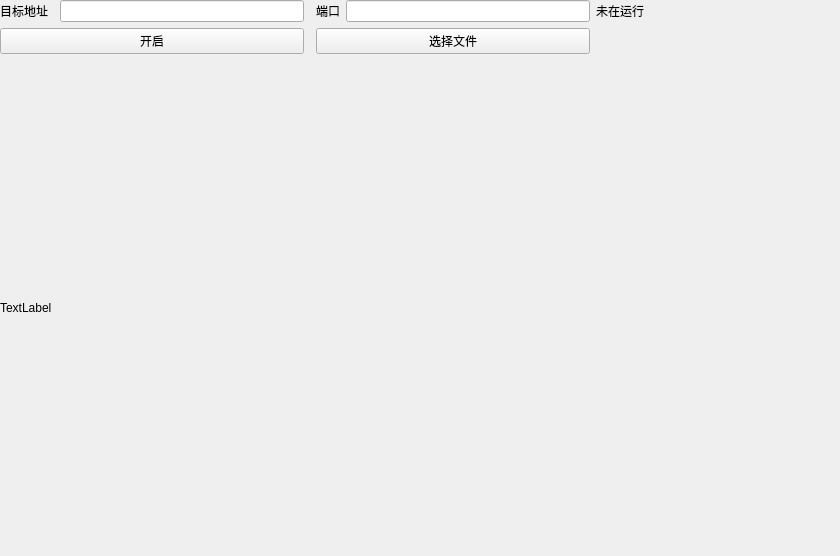
<?xml version="1.0" encoding="UTF-8"?>
<ui version="4.0">
 <class>Form</class>
 <widget class="QWidget" name="Form">
  <property name="geometry">
   <rect>
    <x>0</x>
    <y>0</y>
    <width>840</width>
    <height>556</height>
   </rect>
  </property>
  <property name="windowTitle">
   <string>Form</string>
  </property>
  <layout class="QVBoxLayout" name="verticalLayout">
   <property name="leftMargin">
    <number>0</number>
   </property>
   <property name="topMargin">
    <number>0</number>
   </property>
   <property name="rightMargin">
    <number>0</number>
   </property>
   <property name="bottomMargin">
    <number>0</number>
   </property>
   <item>
    <layout class="QGridLayout" name="gridLayout">
     <item row="1" column="6">
      <spacer name="horizontalSpacer">
       <property name="orientation">
        <enum>Qt::Horizontal</enum>
       </property>
       <property name="sizeHint" stdset="0">
        <size>
         <width>40</width>
         <height>20</height>
        </size>
       </property>
      </spacer>
     </item>
     <item row="0" column="2">
      <widget class="QLineEdit" name="ipEdit"/>
     </item>
     <item row="0" column="4">
      <widget class="QLabel" name="label_2">
       <property name="text">
        <string>端口</string>
       </property>
      </widget>
     </item>
     <item row="0" column="5">
      <widget class="QLineEdit" name="portEdit"/>
     </item>
     <item row="1" column="4" colspan="2">
      <widget class="QPushButton" name="fileButton">
       <property name="text">
        <string>选择文件</string>
       </property>
      </widget>
     </item>
     <item row="1" column="0" colspan="3">
      <widget class="QPushButton" name="openButton">
       <property name="text">
        <string>开启</string>
       </property>
      </widget>
     </item>
     <item row="0" column="6">
      <widget class="QLabel" name="stateLable">
       <property name="text">
        <string>未在运行</string>
       </property>
      </widget>
     </item>
     <item row="0" column="0">
      <widget class="QLabel" name="label">
       <property name="text">
        <string>目标地址</string>
       </property>
      </widget>
     </item>
     <item row="2" column="0" colspan="6">
      <widget class="QLabel" name="fileLable">
       <property name="acceptDrops">
        <bool>true</bool>
       </property>
       <property name="text">
        <string>TextLabel</string>
       </property>
      </widget>
     </item>
    </layout>
   </item>
  </layout>
 </widget>
 <resources/>
 <connections/>
</ui>
